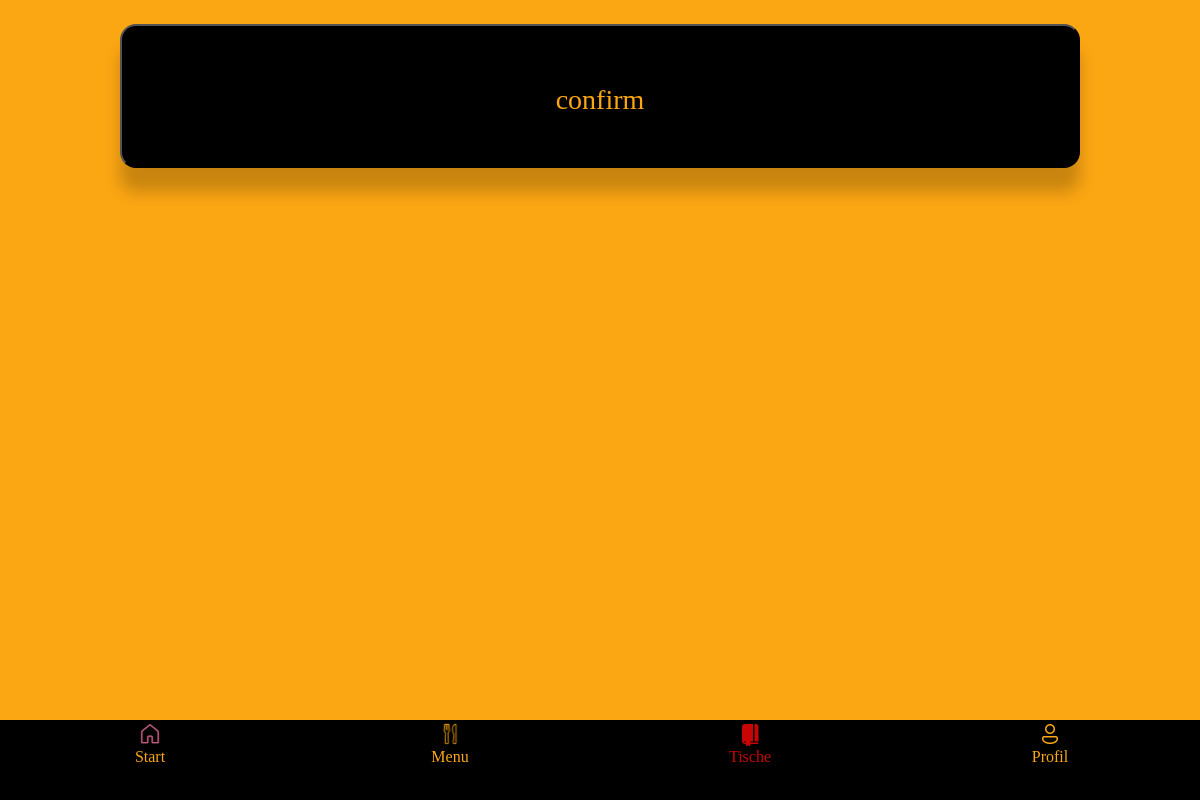
Page /orders_admin/ (signed in) on the earlier database version.
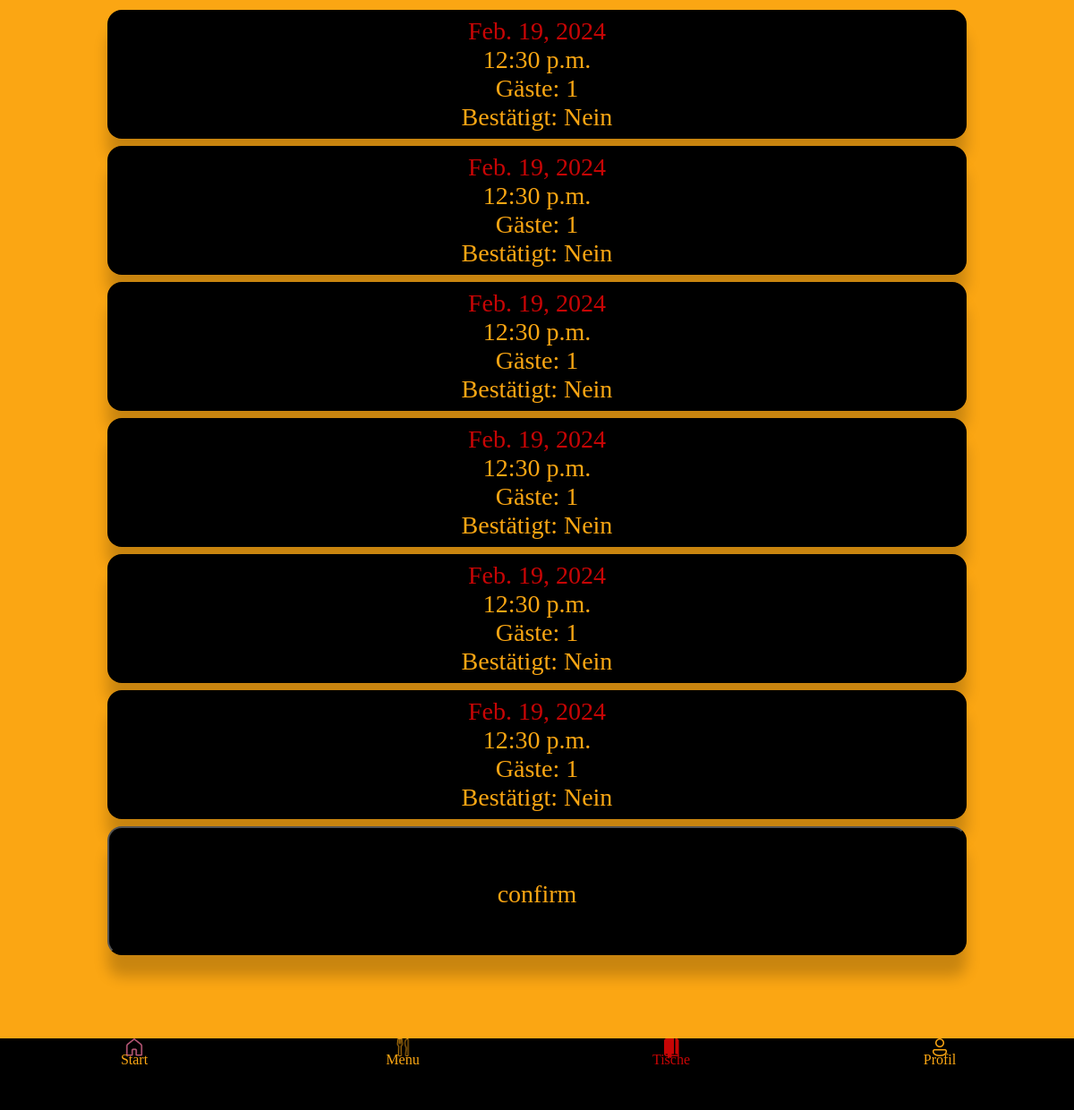
Same page on the later database version.
### reservation_app/models.py (models this page shows, shortened)
class Book(models.Model):
    user = models.ForeignKey(settings.AUTH_USER_MODEL, on_delete=models.CASCADE, default=1)
    time = models.TimeField(default='12:30:00')
    date = models.DateField(default='2024-02-19')
    guests = models.IntegerField(default= '',null=False)
    confirmation= models.CharField(default='Nein', max_length=20)

### reservation_app/views.py (the view)
# urls.py: path('orders_admin/', views.orders_admin, name='orders_admin'),
def orders_admin(request):
    if request.user.is_superuser:
        user_orders = Book.objects.filter(confirmation='Nein')
        return render(request, 'orders_admin.html', {'user_orders': user_orders})
    else:
        return redirect('home')

### reservation_app/templates/orders_admin.html (shortened to what this page needs)
{% extends 'base.html' %}
{% block content %}
     {% if user.is_authenticated %}
     <div class="tables-container">
     {% for order in user_orders %}
     <div class="table_button"><label style="color:var(--red)">{{ order.date }} </label><br>{{ order.time }} <br> Gäste: {{ order.guests }} <br> Bestätigt: {{ order.confirmation }}<br><br></label>
     </div>
     {% endfor %}
     {% endif %}
    <a href="{% url 'confirm' %}">
      <button class="table_button">confirm</button>
      <br/>
<br/>
<br/>
<br/>
<br/>
<br/>
  </a>
</div>
     {% load static %}
<a href="{% url 'home' %}">
  <button class="tabbar home">
      <img src="{% static 'icons/home.png' %}">
      <br>
      Start
  </button>
</a>
<a href="{% url 'menu' %}">
  <button class="tabbar menu">
      <img src="{% static 'icons/menu.png' %}" >
      <br>
      Menu
  </button>
</a>
<a href="{% url 'user_orders' %}">
  <button class="tabbar mybook">
      <img src="{% static 'icons/tables_active.png' %}">
      <br>
      Tische
  </button>
</a>
{% if user.is_authenticated %}
<a href="{% url 'account' %}">
  <button class="tabbar login_user">
      <img src="{% static 'icons/account.png' %}">
      <br>
      Profil
  </button>
</a>
{% endif %}
{% endblock %}

Differences in the rows shown:
added Book: date "Feb. 19, 2024", time "12:30 p.m.", guests "1", confirmation "Nein"
added Book: date "Feb. 19, 2024", time "12:30 p.m.", guests "1", confirmation "Nein"
added Book: date "Feb. 19, 2024", time "12:30 p.m.", guests "1", confirmation "Nein"
added Book: date "Feb. 19, 2024", time "12:30 p.m.", guests "1", confirmation "Nein"
added Book: date "Feb. 19, 2024", time "12:30 p.m.", guests "1", confirmation "Nein"
added Book: date "Feb. 19, 2024", time "12:30 p.m.", guests "1", confirmation "Nein"
